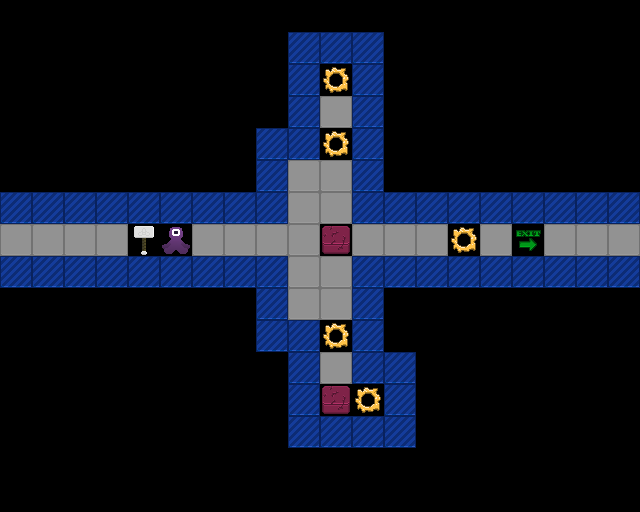

Rendered tile map (Tiled .tmx) drawn with the repository's tilesets; below, a short description and the full map source, tile grids included:
An orthogonal 20x16 tile map with 32x32 px tiles, 1 tile layer (Tile Layer 1).

<map version="1.5" tiledversion="1.7.0" orientation="orthogonal" renderorder="right-down" width="20" height="16" tilewidth="32" tileheight="32" infinite="0" nextlayerid="2" nextobjectid="1">
 <tileset firstgid="1" source="project-mjolnir.tsx" />
 <layer id="1" name="Tile Layer 1" width="20" height="16">
  <data encoding="csv">
0,0,0,0,0,0,0,0,0,0,0,0,0,0,0,0,0,0,0,0,
0,0,0,0,0,0,0,0,0,4,4,4,0,0,0,0,0,0,0,0,
0,0,0,0,0,0,0,0,0,4,2,4,0,0,0,0,0,0,0,0,
0,0,0,0,0,0,0,0,0,4,3,4,0,0,0,0,0,0,0,0,
0,0,0,0,0,0,0,0,4,4,2,4,0,0,0,0,0,0,0,0,
0,0,0,0,0,0,0,0,4,3,3,4,0,0,0,0,0,0,0,0,
4,4,4,4,4,4,4,4,4,3,3,4,4,4,4,4,4,4,4,4,
3,3,3,3,48,50,3,3,3,3,1,3,3,3,2,3,18,3,3,3,
4,4,4,4,4,4,4,4,4,3,3,4,4,4,4,4,4,4,4,4,
0,0,0,0,0,0,0,0,4,3,3,4,0,0,0,0,0,0,0,0,
0,0,0,0,0,0,0,0,4,4,2,4,0,0,0,0,0,0,0,0,
0,0,0,0,0,0,0,0,0,4,3,4,4,0,0,0,0,0,0,0,
0,0,0,0,0,0,0,0,0,4,1,2,4,0,0,0,0,0,0,0,
0,0,0,0,0,0,0,0,0,4,4,4,4,0,0,0,0,0,0,0,
0,0,0,0,0,0,0,0,0,0,0,0,0,0,0,0,0,0,0,0,
0,0,0,0,0,0,0,0,0,0,0,0,0,0,0,0,0,0,0,0
</data>
 </layer>
</map>
